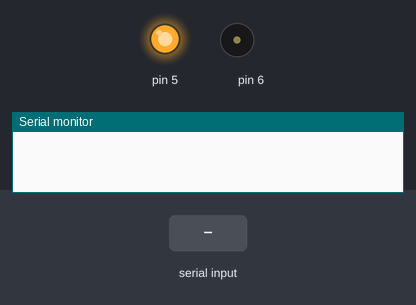
The sketch below on a simulated Arduino Uno, built with avr-gcc and run on an emulated ATmega328P. Shown: output pins drawn as LEDs (lit = HIGH), buzzer (waves = sounding), the last lines printed to the serial monitor. The inputs (shaded band) are chosen by the test bench.

Above: at 1.2 s.
1.3 s: "90,45\n" received over the second serial link
At 1.9 s:
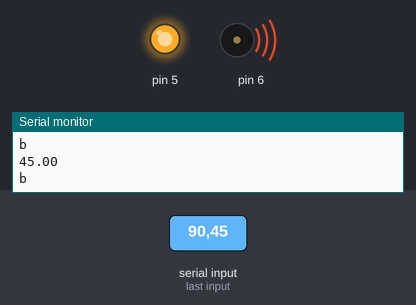
At 2.7 s:
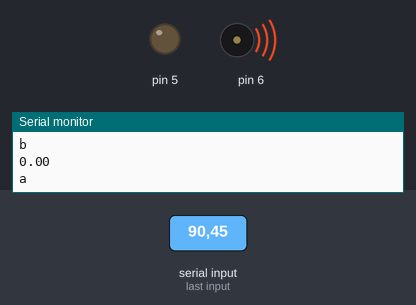
Timing chart, 0 to 4.3 s (numbered marks = the images above; inputs shaded):
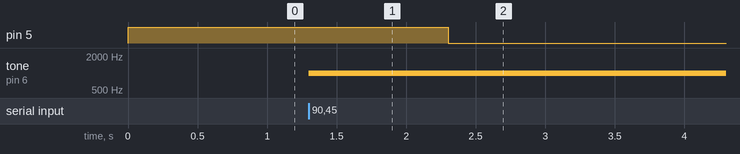

The sketch:

motor_output.ino
```cpp
#include <SoftwareSerial.h>

SoftwareSerial rx(9, 8); //(rx, tx)
float c;

void setup() {
  Serial.begin(9600);
  rx.begin(9600);
  pinMode(5, OUTPUT);
  pinMode(6, OUTPUT);
  digitalWrite(5, HIGH);
}

void loop() {
  if (rx.available()) {
    c = rx.parseFloat();
    Serial.println(c);

    tone(6, 1000);

    if (c <= 0.03) {
      digitalWrite(5, LOW);
      tone(6, 1000);
      Serial.println("a");
    }

    if (c >= 1.5) {
      digitalWrite(5, HIGH);
      tone(6, 1000);
      Serial.println("b");
    }
  }
}
```

Measured:
- after the input at 1.3 s, pin 5: HIGH → LOW after 1.0 s; tone on pin 6: silent → 1000 Hz at once
